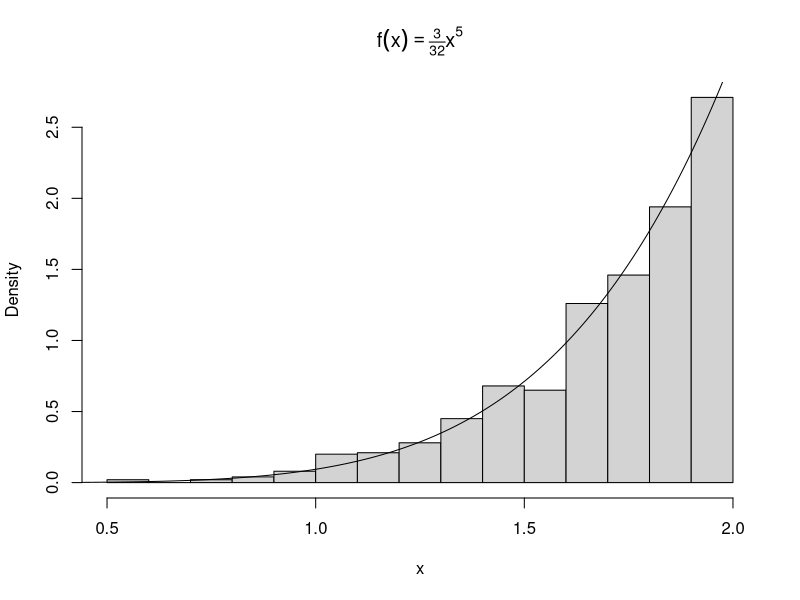
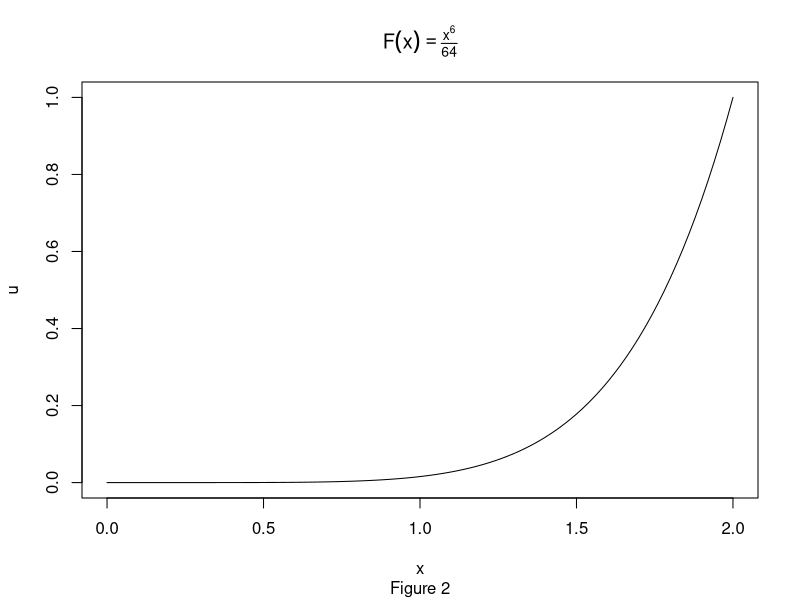
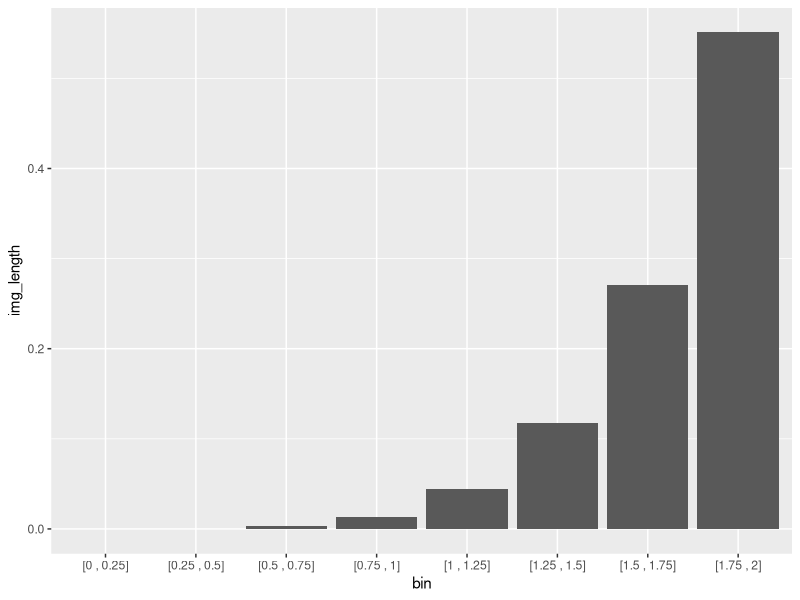
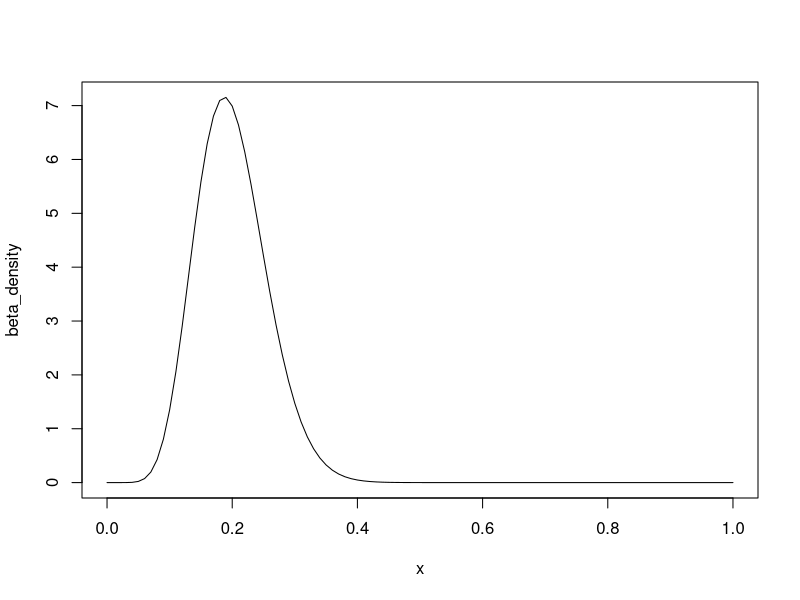
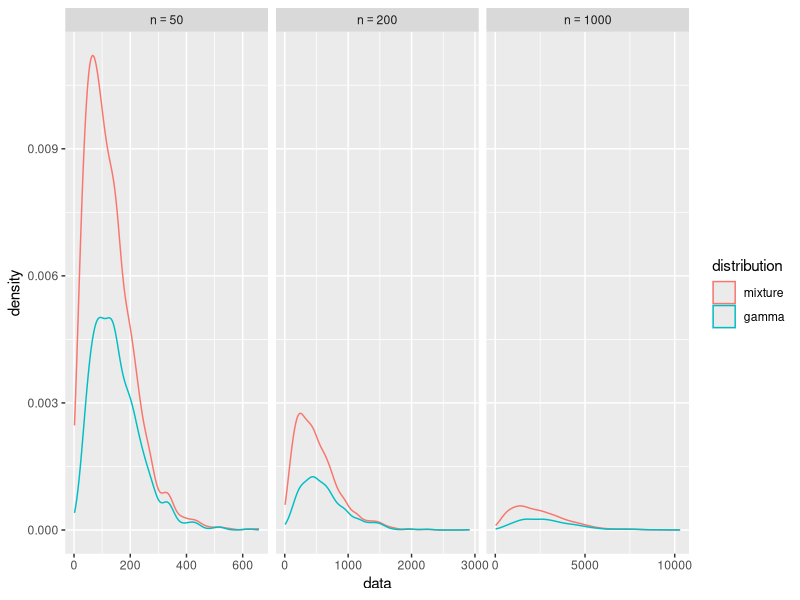
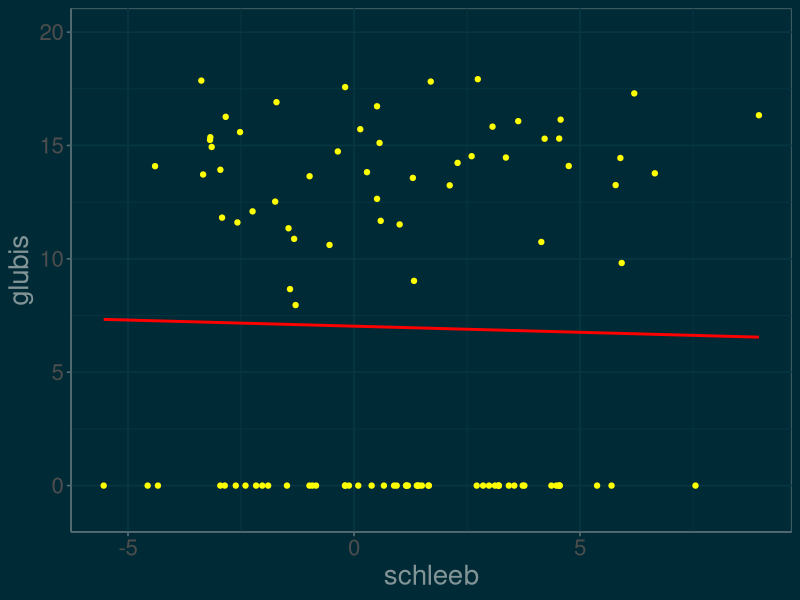
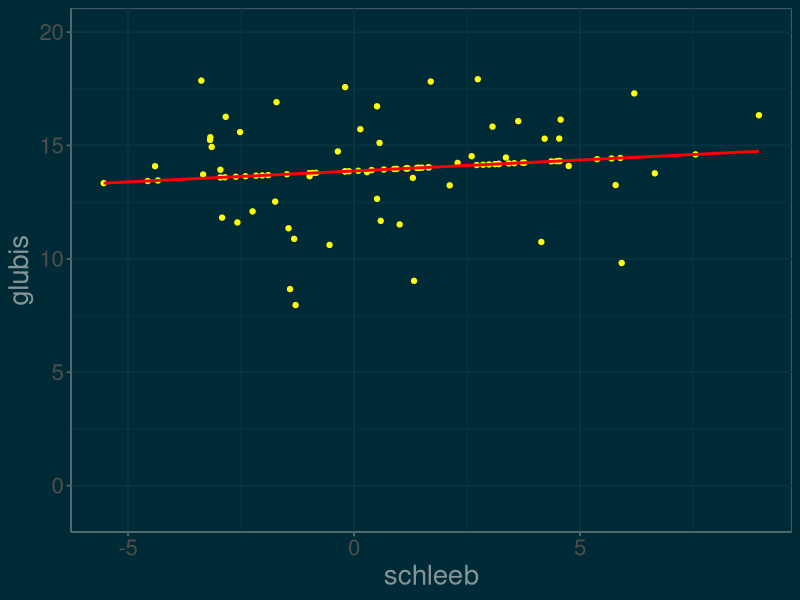
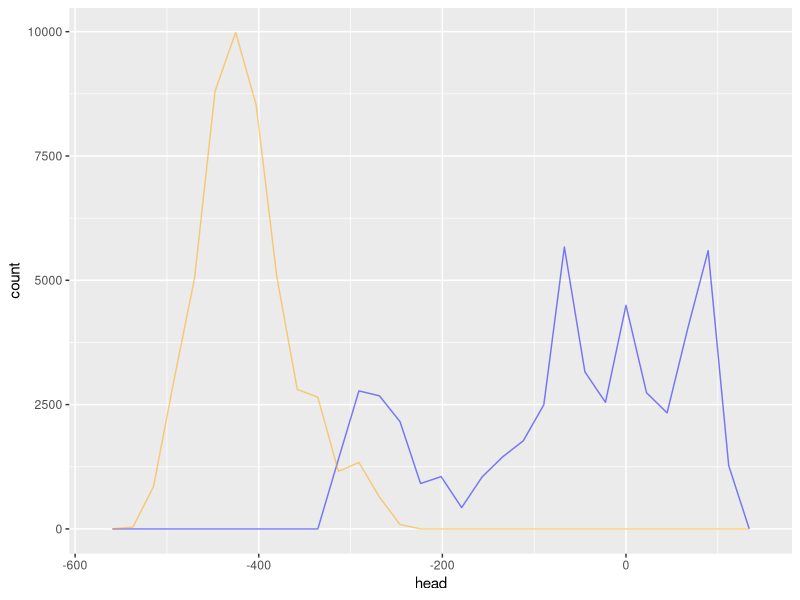

Generate these figures, in order, with R:
## ---- chunk 1
knitr::opts_chunk$set(cache=TRUE)
library(tidyverse)
library(stringr)
library(gridExtra)
## ---- chunk 2
n <- 1000
u <- runif(n)
x <- 2*u^(1/6)
hist(x, probability = TRUE, main = expression(f(x)==textstyle(frac(3,32))*x^5))
y <- seq(0, 2, .01)
lines(y, 3/32 * y^5)
## ---- chunk 3
F <- function(x){x^6 / 64}
plot.function(F, from = 0, to = 2, ylab = "u", main = expression(F(x)==textstyle(frac(x^6,64))), sub = "Figure 2")
## ---- chunk 4
init_points <- seq(0, 1.75, .25)
end_points <- seq(.25, 2, .25)
img_init_points <- round(F(init_points),3)
img_end_points <- round(F(end_points),3)
img_length <- round(img_end_points - img_init_points,3)

as_interval <- function(a, b){
  str_c("[", a, " , ", b, "]")
}

img_table <- tibble(
  bin = as_interval(init_points, end_points),
  image = as_interval(img_init_points, img_end_points),
  img_length = img_length

)

knitr::kable(img_table, caption = "Note infinitesimals truncated to 0")

img_plot <- ggplot(data = img_table, mapping = aes(x = bin, y = img_length)) +
  geom_bar(stat = "identity")
  

## ---- chunk 5
img_plot
## ---- chunk 6
a <- 10
b <- 40
beta_density <- function(x) {
  (1/beta(a,b)) * x^(a-1) * (1-x)^(b-1)
}

plot.function(beta_density, from = 0, to = 1)
## ---- chunk 7
beta_mode <- function(a,b){
  (a-1)/(a+b-2)
}
my_x <- beta_mode(a,b)
my_c <- beta_density(my_x) 

## ---- chunk 8
n <- 1000  #target sample size
k <- 0     #counter for accepted
j <- 0     #iterations
y <- numeric(n)
acceptance_ratio <- function(x){beta_density(x)/my_c}

while(k < n){
  acceptance_threshold <- runif(1)
  j <- j + 1
  x <- runif(1)    #random variate from g
  if(acceptance_ratio(x) > acceptance_threshold){
    #accept x
    k <- k + 1
    y[k] <-  x
  }
}
## ---- chunk 9
library(stringr)
#compare empirical and theoretical percentiles
p <- seq(.1, .9, .1)
Qsim <- quantile(y, p) #quantiles of sample
Q <- qbeta(p, a, b)    #theoretical quantiles
percentiles <- str_c(as.character(seq(10,90,10)),"%")
my_table <- rbind(Qsim, Q)
names(my_table) <- percentiles
knitr::kable(my_table, caption = "Pariwise comparison of empirical and theorectical quantile")

## ---- chunk 10
library(tidyverse)
n <- 1000
nu <- 6
X <- matrix(rnorm(n*nu), n, nu)^2
y <- rowSums(X)

comp <- data.frame(
theoretical = c(nu, 2*nu),
empirical = c(mean(y), mean(y^2) - (mean(y))^2),
row.names = c("mean", "variance")
)

knitr::kable(comp)


## ---- chunk 11
library(tidyverse)

N <- 1000 # sample size
n <- 50
r <- 3
gamma_mixture <- function(n = 50, r = 3, N = 1000){
  # n is the number of variables we are mixing
  # N is the sample size we a generating 
  index <- 1:n
  weights <- index/((n*(n+1))/2)
  index_sample <- sample(index, size = N, replace = TRUE, prob = weights)
  lambda <- 1/index_sample
  mixture_sample <- rgamma(N, shape = r, rate = lambda)
  mixture_sample
}

sizes <- c(50, 200, 1000)

sizes %>%
  map(function(x) gamma_mixture(n = x)) ->
  mixture_list

sizes %>%
  map(function(x) rgamma(N, shape = r, rate = 1/x)) -> 
  gamma_list

df <- tibble(
  data = c(mixture_list, gamma_list),
  n_size = rep(sizes, times = 2),
  distribution = factor(rep(c("mixture", "gamma"), each = 3), levels = c("mixture", "gamma"))
)

library(magrittr)
library(scales)
df %<>% unnest()

ggplot(data = df, aes(x = data)) +
  geom_density(position = "stack", aes(color = distribution)) +
  scale_x_continuous(breaks = scales::pretty_breaks(n = 3)) +
  facet_grid(. ~n_size, scales = "free",  labeller = label_bquote(cols = n == .(n_size)))

## ---- chunk 12
m <- 10000
x <- runif(m)
theta.hat <- round(mean(exp(-x)),6)
soln <- round(1-exp(-1),6)
st_err <- format((1/m)*(sum(exp(-x)-theta.hat)^2)^(1/2), digits = 3)

## ---- chunk 13
m <- 10^5
sample <- rexp(m, rate = 1)
h <- function(x){
  sin(x^2)*exp(-x^2 + x)
}
estimate <- sum(h(sample))/m


## ---- chunk 14
library(ggthemes)
library(MASS)

set.seed(3)
n <- 100     #sample size
d <- 2       #dimension
mu <- c(1,14) #vector of means
SIGMA <- matrix(c(12,3,3,6), ncol = 2, byrow = TRUE)

slime_data <- data.frame(mvrnorm(n, mu, Sigma = SIGMA))

names(slime_data) = c("schleeb", "glubis")

lost_data <- sample(1:n, size = n/2)

slime_data[lost_data, 2] <- 0 #Set the lost data values to 0


slime_plot <- ggplot(slime_data, aes(schleeb, glubis)) + 
  geom_point(color = "yellow") + 
  theme_solarized(light = FALSE) + 
  theme(text = element_text(size=20, color = "green")) +
  stat_smooth(method = "lm", color = "red", se = FALSE) + 
  coord_cartesian(ylim = c(-1,20))


## ---- chunk 15
slime_plot
## ---- chunk 16
#construct a function that computes MLE's
theta_hat_estimator <- function(schleeb = slime_data$schleeb, glubis = slime_data$glubis){
mu_1 <- mean(schleeb)
mu_2 <- mean(glubis)
sigma_1 <- sd(schleeb)
sigma_2 <- sd(glubis)
rho <- cor(schleeb,glubis)
return(c(mu_1, mu_2, sigma_1, sigma_2, rho))
}
## ---- chunk 17
#construct a function to update the slime data from slime_j -> slime_j+1
impute_glubis <- function(x_1, mu_1, mu_2, sigma_1, sigma_2, rho){
  mu_2 + rho*(sigma_2/sigma_1) * (x_1 - mu_1)
}

## ---- chunk 18
#Run the EM algorithm
epsilon <- .000005 # convergence threshold

theta_hat_0 <- rep(0,5)  #initialize temp variable
theta_hat_1 <- theta_hat_estimator(slime_data$schleeb, slime_data$glubis)
var_path <- c(0,theta_hat_1)
step = 1

condition <- function(){
  #convergence condition
  sqrt(sum((theta_hat_1 - theta_hat_0)^2)) > epsilon
}

while(condition()) {
  #EM algorithm
 
    slime_data[lost_data, 2] <- impute_glubis(slime_data[lost_data, 1], theta_hat_1[1], theta_hat_1[2], theta_hat_1[3], theta_hat_1[4], theta_hat_1[5])
  
  theta_hat_0 = theta_hat_1
  
  theta_hat_1 = theta_hat_estimator(slime_data$schleeb, slime_data$glubis)
  
  var_path = rbind(var_path, c(step, theta_hat_1))
  
  step = step + 1
}

knitr::kable(var_path, booktabs = F, align = c("c"), 
             col.names =  c("step", "$\\mu_1$", "$\\mu_2$", "$\\sigma_1$", "$\\sigma_2$", "$\\rho$")
             )
## ---- chunk 19
slime_plot %+% slime_data
## ---- chunk 20
t <- 10^5
rho <- 1
markov_chain <- numeric(t)
markov_chain[1] = rnorm(1)
for(i in 2:t){
  markov_chain[i] <- rnorm(n = 1, mean = markov_chain[i-1] * rho, sd = 1 )
}



mc_frame <- data.frame(head = markov_chain[1:(10^5/2)],
                       tail = markov_chain[(10^5/2+1):10^5])

ggplot(data = mc_frame) +
  geom_freqpoly(aes(x = head), col = "blue",  alpha = .5) + 
  geom_freqpoly(aes(x = tail), col = "orange", alpha = .5) 
## ---- chunk 21
t <- 10^5
rho <- .9
markov_chain <- numeric(t)
markov_chain[1] = rnorm(1)
for(i in 2:t){
  markov_chain[i] <- rnorm(n = 1, mean = markov_chain[i-1] * rho, sd = 1 )
}

stationary_distribution <-  rnorm(n = t, mean = 0, sd = sqrt(1/(1-rho^2)))

mc_frame <- data.frame(mc = markov_chain,
                       s_dis = stationary_distribution)

ggplot(data = mc_frame) +
  geom_freqpoly(aes(x = mc), col = "blue",  alpha = .5) + 
  geom_freqpoly(aes(x = s_dis), col = "orange", alpha = .5) 
## ---- chunk 22
library(mvtnorm)

N <- 10^5

chain <- matrix(rep(0,N*2), nrow = N)

#initialize X_0
chain[1,] <- c(2,2)

#acceptance function
f <- function(x){ dmvnorm(x)}


acceptance <- function(y, x){
  min(f(y)/f(x) , 1)
}

#generates candidate move
biv_rnorm <- function(){
  rnorm(n = 2, sd = 3)
}

#sample the chain
for(t in 1:(N-1)){

X_t <- chain[t,]

Y <- X_t + 2 * biv_rnorm()

alpha <- acceptance(Y, X_t)

u <- runif(n = 1)


if(u < alpha){
  chain[t+1,] <- Y
}
else{
  chain[t+1,] <- X_t
}


}

hist(chain[,1])
hist(chain[,2])

## ---- chunk 23
g47=rgamma(5000,4,7)
u=runif(5000,max=dgamma(g47,4,7))
x=g47[u<dgamma(g47,4.3,6.2)]
par(mfrow=c(1,3),mar=c(4,4,1,1))
hist(x,freq=FALSE,xlab="",ylab="",col="wheat2",
main="a: Accept-Rej with Ga(4.7) prop")
curve(dgamma(x,4.3,6.2),lwd=2,col="sienna",add=T)

a <- length(x)/5000

X=rep(0,5000)
X[1]=rgamma(1,4.3,6.2)
for (t in 2:5000){
rho=(dgamma(X[t-1],4,7)*dgamma(g47[t],4.3,6.2))/
(dgamma(g47[t],4,7)*dgamma(X[t-1],4.3,6.2))
X[t]=X[t-1]+(g47[t]-X[t-1])*(runif(1)<rho) #move to g47[t] if it is accepted, otherwise stay
}
hist(X,freq=FALSE,xlab="",ylab="",col="wheat2",
main="b: Met-Hast with Ga(4,7) prop")
curve(dgamma(x,4.3,6.2),lwd=2,col="sienna",add=T)

b <- length(unique(X))/5000

g56=rgamma(5000,5,6)
X[1]=rgamma(1,4.3,6.2)
for (t in 2:5000){
rho=(dgamma(X[t-1],5,6)*dgamma(g56[t],4.3,6.2))/
(dgamma(g56[t],5,6)*dgamma(X[t-1],4.3,6.2))
X[t]=X[t-1]+(g56[t]-X[t-1])*(runif(1)<rho)
}
c <- length(unique(X))/5000
hist(X,freq=FALSE,xlab="",ylab="",col="wheat2",
main="c: Met-Hast with Ga(5,6) prop")
curve(dgamma(x,4.3,6.2),lwd=2,col="sienna",add=T)


## ---- chunk 24
N <- 10^3
sim <- matrix(rep(0,3*N),ncol=3)

#Initialize first state
sim[1, ] <- c(1,.5,2) #x, p, n

#Run Gibb's Sampler
for(i in 2:N){
  sim[i,1] <- rbinom(1,sim[i-1,3],sim[i-1,2])
  sim[i,2] <- rbeta(1,sim[i,1]+1,sim[i-1,3]-sim[i,1]+1)
  sim[i,3] <- rpois(1,4*(1-sim[i,2]))+sim[i,1] 
}

#plot marginal distributions
gibbs_sample <- data.frame(x = sim[, 1],
                           p = sim[, 2],
                           n = sim[, 3])


marginals <- list(NULL, NULL, NULL)

chart <- function(var){
  ggplot(data = gibbs_sample, aes_(x = var)) + geom_histogram(color = "violet")
}

#note: the input to chart is a name, not a string
for(i in 1:3){
  marginals[[i]] <-  chart(as.name(names(gibbs_sample)[i]))
}

grid.arrange(marginals[[1]], marginals[[2]], marginals[[3]], ncol = 3, top = "Marginal Distributions")

